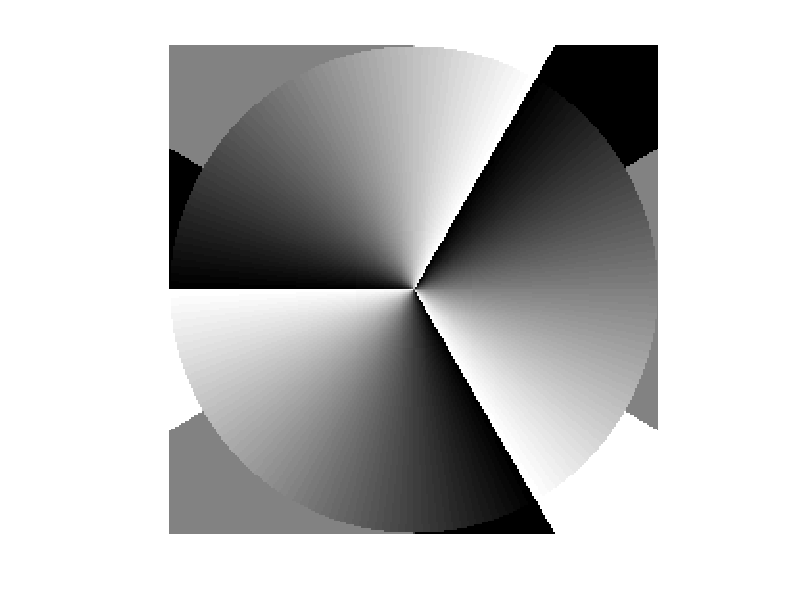

Reproduce this figure in MATLAB. (Note: this script raises an error after producing the figure.)
%%%Full path calculation of light propagation
%%% An example
%%%%unit: um

clear all;
clc;
tic;

global lamda k n1 NA fo
lamda=800e-3;                                                               % wavelength
k=2*pi/lamda;                                                               % propagation (wave) constant free space
n1 = 1.514;                                                                 % refractive index of oil-immersion objective lens
NA = 1.4;                                                                   % numerical aperture of the objective
Mo = 100;                                                                   % magnification of the lens
F = 180e3;                                                                  % tube length
fo=F./Mo;                                                                   % objective focal length (F=tube Length, M=magnification)
R=fo.*NA./n1;                                                               % objective back aperture (radius)

my0=255;                                                                   
mx0=255;                                                                   % resolution of the input plane
pixel0=8;                                                                   % pixel size
L0=(mx0-1)*pixel0;                                                          % dimension of input plane
[xx,yy]=meshgrid(-(my0-1)/2:(my0-1)/2,-(my0-1)/2:(my0-1)/2);
Aperture=sign(1-sign(xx.^2+yy.^2-((my0-1)./2).^2));                         % circular aperture
A0=Aperture;
% %%%%%%%%%%%%%%%%%%%%%%%%%%%%%                                             % here define the input phase profile, e.g. a hologram or a continuous phase 
% g=double(imread('CGHEE255.bmp'));g=g./255.*2.*pi;                        % hologram 
g=3.*atan2(yy,xx);
g=A0.*exp(1i.*g);                                                           % 3-fold helical vortex
figure
imshow(angle(g),[]);
%%%%%%%%%%%%%%%%%%%%%%%%%%%%%%%%%%%%%%%%%%%%%%%%%%%%%%%%%%%%%%%%%%%%%%%%%%%%% calculate the light after propagation d
d=350e3;                                                                    % propagation distance
L=4*L0;                                                                     % desired dimension of imaging plane
x1start=-L./2;                                                              % start positon x
x1end=L./2;                                                                 % end position x
y1start=-L./2;                                                              % start positon y
y1end=L./2;                                                                 % end position y
mx1=255;                                                                   % desired resolution of imaging plane
my1=255;
%%%%%%%%%%%%%%%%%%%%%%%%%%%%%%%%%%%%%%%%%%%%%%%%%%%%
[g1,pixel1]=Scalar_Bluestein(g,mx0,my0,pixel0,d,x1start,x1end,y1start,y1end,mx1,my1);
%%%%%%%%%%%%%%%%%%%%%%%%%%%%%%%%%%%%%%%%%%%%%%%%%%%%
x1=linspace(x1start,x1end,mx1); 
y1=linspace(y1start,y1end,my1);
[x1,y1]=meshgrid(x1,y1); 
% figure
% surf(x1,y1,abs(g1).^2), axis equal, axis tight, view([0, 270]), colorbar, shading interp;
%%%%%%%%%%%%%%%%%%%%%%%%%%%%%%%%%%%%%%%%%%%%%%%%%%%%%%%%%%%%%%%%%%%%%%%%%%%%%%

%%%%%%%%%%%%%%%%%%%%%%%%%%%%%%%%%%%%%%%%%%%%%%%%%%%%%%%%%%%%%%%%%%%%%%%%%%%%% propagation through a lens
f=350e3;                                                                    % lens focal lenght 600mm
g1=g1.*exp(-1i.*k./2./f.*(x1.^2+y1.^2));                                    % transmittance function 
%%%%%%%%%%%%%%%%%%%%%%%%%%%%%%%%%%%%%%%%%%%%%%%%%%%%%%%%%%%%%%%%%%%%%%%%%%%%%%%calculate the light after propagation d
d=800e3;
L=2.*L0;
x2start=-L./2;
x2end=L./2;
y2start=-L./2;
y2end=L./2;
mx2=255;
my2=255;
%%%%%%%%%%%%%%%%%%%%%%%%%%%%%%%%%%%%%%%%%%%%%%%%%%%%
[g1,pixel2]=Scalar_Bluestein(g1,mx1,my1,pixel1,d,x2start,x2end,y2start,y2end,mx2,my2);
%%%%%%%%%%%%%%%%%%%%%%%%%%%%%%%%%%%%%%%%%%%%%%%%%%%%
x2=linspace(x2start,x2end,mx2); 
y2=linspace(y2start,y2end,my2); 
[x2,y2]=meshgrid(x2,y2); 
% figure
% surf(x2,y2,abs(g1).^2), axis equal, axis tight, view([0, 270]), colorbar, shading interp;
% figure
% imshow(angle(g1),[]);
%%%%%%%%%%%%%%%%%%%%%%%%%%%%%%%%%%%%%%%%%%%%%%%%%%%%%%%%%%%%%%%%%%%%%%%%%%%%%%%propagation through a lens
f=450e3;                                                                    % lens focal length
g1=g1.*exp(-1i.*k./2./f.*(x2.^2+y2.^2));                                    % transmittance function
%%%%%%%%%%%%%%%%%%%%%%%%%%%%%%%%%%%%%%%%%%%%%%%%%%%%%%%%%%%%%%%%%%%%%%%%%%%%%%%alculate the light after propagation d
d=450e3+1.8e3;
L=2*R;
x3start=-L./2;
x3end=L./2;
y3start=-L./2;
y3end=L./2;
mx3=255;
my3=255;
%%%%%%%%%%%%%%%%%%%%%%%%%%%%%%%%%%%%%%%%%%%%%%%%%%%%
[g1,pixel3]=Scalar_Bluestein(g1,mx2,my2,pixel2,d,x3start,x3end,y3start,y3end,mx3,my3);
%%%%%%%%%%%%%%%%%%%%%%%%%%%%%%%%%%%%%%%%%%%%%%%%%%%%
x3=linspace(x3start,x3end,mx3); 
y3=linspace(y3start,y3end,my3);
[x3,y3]=meshgrid(x3,y3);
figure
surf(x3,y3,abs(g1).^2), axis equal, axis tight, view([0, 270]), colorbar, shading interp;
figure
imshow(angle(g1),[]);

%%%%%%%%%%%%%%%%%%%%%%%%%%%%%%%%%%%%%%%%%%%%%%%%%%%%%%%%%%%%%%%%%%%%%%%%%%%%vector diffraction xy plane
M = 255;                                                                   % resolution of input plane
my=255;                                                                     % desired resolution in the imaging plane
mx=255;
startx = -2*lamda;                                                          % start position x
endx = 2*lamda;                                                             % end position x
starty = -2*lamda;                                                          % start position y
endy = 2*lamda;                                                             % end position y
z = 0e0;                                                                    % position shift along the optical axis
%%%%%%%%%%%%%%                                                              % polarization; corresponds to apodization functions, here Sine condition is used;
% polar='x';
% polar='y';
polar='rc';
% polar='lc';
% polar='ra';
% polar='az';
%%%%%%%%%%%%%%%%%%%%%%%%%%%%%%%%%%%%%%%%%%%%%%%%%%%%%%%%%%%%%%%%%           % input light amplitude and phase
E=g1;
% E(thh>asin(NA./n1))=0;                                                    % remove parts outside numerical aperture
% figure
% surf(m, n,angle(E)), title 'on the obj. pup.',axis equal, axis tight, view([0, 270]), colorbar, shading interp
%%%%%%%%%%%%%%%%%%%%%%%%%%%%%%%%%%%%%%%%%%%%%%%%%%%%                        % vector diffraction using Bluestein method
[Ex Ey Ez] = Vector_Bluestein(E,M,polar,startx,endx,starty,endy,z,mx,my);
%%%%%%%%%%%%%%%%%%%%%%%%%%%%%%%%%%%%%%%%%%%%%%%%%%%%%%%%%%%%%%%%%%%%%%%%%%%%%%%%%%%%%%%%%%%%%%%%%%%%%%%%%%%%%%%%%%%%%%%%
%%%%%%%%%%%%%%%%                                                            % calculation of intensity for each component
Ix = abs(Ex).^2;
Iy = abs(Ey).^2;
Iz = abs(Ez).^2;
I = Ix+Iy+Iz;                                                               % total intensity
Imax=max(max(I));
toc
%%%%%%%%%%%%%%%%%%%%%%%%%%%%                                                % calibrate field dimensions
x = linspace(startx,endx,mx);
y = linspace(starty,endy,my);
figure
surfc(x./lamda,y./lamda,I./Imax), colormap hot, axis equal, view([180, -90]),shading interp

%%%%%%%%%%%%%%%%%%%%%%%%%%%%%%%%%%%%%%%%%%%%%%%%%%%%%%%%%                   % vector diffraction yz plane
startz=-4*lamda;                                                            % start position z
endz=4*lamda;                                                               % end position z
startx =0;
endx = 0;
starty = -2*lamda;                                                          % start position y
endy = 2*lamda;                                                             % end position y
mz=50;                                                                      % desired resolution z
my=100;                                                                     % desired resolution y
mx=1;

II=zeros(my,mz);
h=waitbar(0,'Caculating XZ plane...');
index=0;
loop=mz;
for z=linspace(startz,endz,mz)

[Ex Ey Ez] = Vector_Bluestein(E,M,polar,startx,endx,starty,endy,z,mx,my);
%%%%%%%%%%%%%%%%%%%%%%%%%%%%%%%%%%%%%%%%%%%%%%%%%%%%%%%%%%%%%%%%%%%%%%%%%%%%%%%%%%%%%%%%%%%%%%%%%%%%%%%%%%%%%%%%%%%%%%%%
Ix = abs(Ex).^2;
Iy = abs(Ey).^2;
Iz = abs(Ez).^2;
I = Ix+Iy+Iz;
index=index+1;
waitbar(index./loop)
II(:,index)=I(:,round((mx+1)/2));
end
close(h);
toc
IImax=max(max(II));

z=linspace(startz,endz,mz);
y=linspace(starty,endy,my);
figure
surfc(z./lamda,y./lamda,II./IImax), colormap hot, axis tight, view([180, -90]),
shading interp

toc